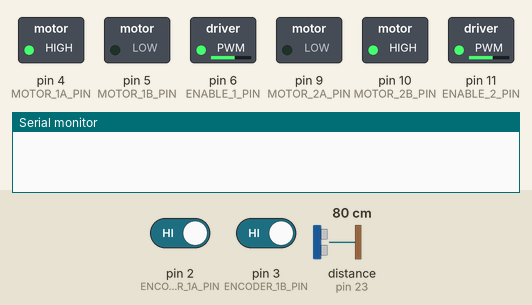
Recording of a sketch running on a simulated Arduino Mega 2560, built with avr-gcc and run on an emulated ATmega2560. On the bench: switched loads named in the sketch (green lamp = pin HIGH), the last lines printed to the serial monitor. The inputs (shaded band) are chosen by the test bench; at power-on: distance to the obstacle (sensor on pin 23) 80 cm, pin 2 (ENCODER_1A_PIN) HIGH, pin 3 (ENCODER_1B_PIN) HIGH. The echo pulse lasts 58.3 µs per cm; the ROS host is connected and sends only what is stated.

Above: at 1.2 s.
1.3 s: distance to the obstacle (sensor on pin 23) set to 21 cm
2.8 s: distance to the obstacle (sensor on pin 23) set to 17 cm
At 3.6 s:
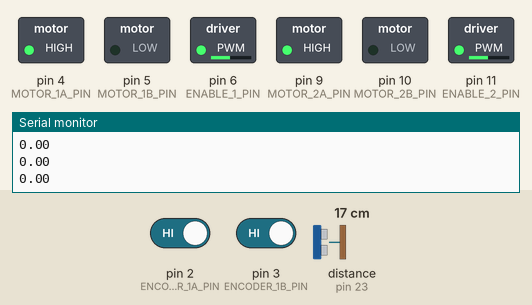
Timing chart, 0 to 5.8 s (numbered marks = the images above; inputs shaded):
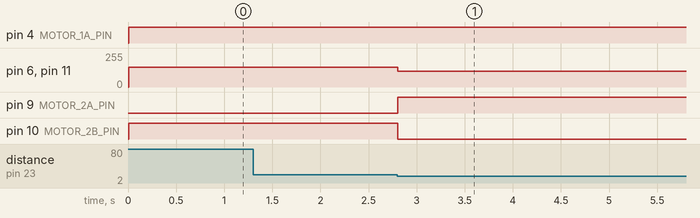

Measured:
- the behaviour switches between 20 and 19 cm on distance to the obstacle (sensor on pin 23) (found by bisection; images 0 and 1)
- after the input at 1.3 s, every drawn part: stays the same
- after the input at 2.8 s, pin 6 (ENABLE_1_PIN), pin 11 (ENABLE_2_PIN): 150/255 → 120/255 at once; pin 9 (MOTOR_2A_PIN): LOW → HIGH at once; pin 10 (MOTOR_2B_PIN): HIGH → LOW at once

The sketch:

rosserial_encoder_ticks_sonar.ino
```cpp
// serial
//////////////////////////////////////////////////
#define BAUDRATE 19200
// #define USE_USBCON

// dc motor
//////////////////////////////////////////////////
#include "DCMotor.h"

#define ENCODER_1A_PIN 2
#define ENCODER_1B_PIN 3
#define MOTOR_1A_PIN 4
#define MOTOR_1B_PIN 5
#define ENABLE_1_PIN 6

#define ENCODER_2A_PIN 7
#define ENCODER_2B_PIN 8
#define MOTOR_2A_PIN 9
#define MOTOR_2B_PIN 10
#define ENABLE_2_PIN 11

const int GEAR_RATIO = 100;
const int CPR = 12;
const int WHEEL_DIA = 43; //mm
const int INTERMOTOR_DIST = 155; //mm

const float TICKS_PER_DEGREE = GEAR_RATIO*CPR/360.0;
const float TICKS_PER_METER = GEAR_RATIO*CPR/(WHEEL_DIA/1000.0)/PI;

// sonar sensor
//////////////////////////////////////////////////
#include <NewPing.h>

#define TRIGGER_PIN 22
#define ECHO_PIN 23

NewPing sonar(TRIGGER_PIN, ECHO_PIN, 200); //max_distance = 200

bool blocked = false;
int target_rotation;  //clockwise direction (+)
int16_t left_ticks_rotation; //left_ticks at start of rotation

// rosserial
//////////////////////////////////////////////////
#include <ros.h>
#include <std_msgs/Int16.h>

ros::NodeHandle nh;

std_msgs::Int16 left_ticks_msg;
std_msgs::Int16 right_ticks_msg;
ros::Publisher left_ticks("left_ticks", &left_ticks_msg);
ros::Publisher right_ticks("right_ticks", &right_ticks_msg);

//////////////////////////////////////////////////
DCMotor dcMotor1(MOTOR_1A_PIN, MOTOR_1B_PIN, ENABLE_1_PIN);
DCMotor dcMotor2(MOTOR_2A_PIN, MOTOR_2B_PIN, ENABLE_2_PIN);

void doEncoder_1A() {
  dcMotor1.encoder_ticks += (digitalRead(ENCODER_1A_PIN) == digitalRead(ENCODER_1B_PIN)) ? 1 : -1;
}
void doEncoder_1B() {
  dcMotor1.encoder_ticks += (digitalRead(ENCODER_1A_PIN) == digitalRead(ENCODER_1B_PIN)) ? -1 : 1;
}
void doEncoder_2A() {
  dcMotor2.encoder_ticks += (digitalRead(ENCODER_2A_PIN) == digitalRead(ENCODER_2B_PIN)) ? 1 : -1;
}
void doEncoder_2B() {
  dcMotor2.encoder_ticks += (digitalRead(ENCODER_2A_PIN) == digitalRead(ENCODER_2B_PIN)) ? -1 : 1;
}

void setup() {
  Serial.begin(BAUDRATE);

  pinMode(ENCODER_1A_PIN, INPUT_PULLUP);
  pinMode(ENCODER_1B_PIN, INPUT_PULLUP);
  pinMode(MOTOR_1A_PIN, OUTPUT);
  pinMode(MOTOR_1B_PIN, OUTPUT);
  pinMode(ENABLE_1_PIN, OUTPUT);
  pinMode(ENCODER_2A_PIN, INPUT_PULLUP);
  pinMode(ENCODER_2B_PIN, INPUT_PULLUP);
  pinMode(MOTOR_2A_PIN, OUTPUT);
  pinMode(MOTOR_2B_PIN, OUTPUT);
  pinMode(ENABLE_2_PIN, OUTPUT);

  attachInterrupt(digitalPinToInterrupt(ENCODER_1A_PIN), doEncoder_1A, CHANGE);
  attachInterrupt(digitalPinToInterrupt(ENCODER_1B_PIN), doEncoder_1B, CHANGE);
  attachInterrupt(digitalPinToInterrupt(ENCODER_2A_PIN), doEncoder_2A, CHANGE);
  attachInterrupt(digitalPinToInterrupt(ENCODER_2B_PIN), doEncoder_2B, CHANGE);

  // rosserial
  nh.initNode();
  nh.advertise(left_ticks);
  nh.advertise(right_ticks);
}

void loop() {

  // blocked check
  if (blocked == false) {
    float distance = sonar.ping_cm();
    if (distance < 20) {
      blocked = true;
      // target_rotation = random(-180, 180); //-180 ~ 179
      target_rotation = 90;
      left_ticks_rotation = dcMotor1.encoder_ticks;
    }
  }

  // motor control
  if (blocked == true) {
    // rotating
    if (target_rotation > 0) {
      // turn right
      dcMotor1.control(1, 120);
      dcMotor2.control(1, 120); //reverse direction
    } else {
      // turn left
      dcMotor1.control(2, 120);
      dcMotor2.control(2, 120); //reverse direction
    }

    int16_t left_ticks_new = dcMotor1.encoder_ticks - left_ticks_rotation;
    float progressed_rotation = ((left_ticks_new/TICKS_PER_METER) / ((INTERMOTOR_DIST/1000.0)/2))/PI*180;
    Serial.println(progressed_rotation);

    if(progressed_rotation >= target_rotation > 0) {
      blocked = false;
    }
    else if (progressed_rotation <= target_rotation < 0) {
      blocked = false;
    }

  } else {
    // moving forward
    dcMotor1.control(1, 150);
    dcMotor2.control(2, 150); //reverse direction
  }

  // For monitoring in ros
  left_ticks_msg.data = dcMotor1.encoder_ticks;
  right_ticks_msg.data = dcMotor2.encoder_ticks;
  left_ticks.publish(&left_ticks_msg);
  right_ticks.publish(&right_ticks_msg);
  nh.spinOnce();
}
```

DCMotor.cpp
```cpp
#include "DCMotor.h"
// .cpp
//////////////////////////////////////////////////
DCMotor::DCMotor(uint8_t motorA_pin, uint8_t motorB_pin, uint8_t enable_pin) {

  _motorA_pin = motorA_pin;
  _motorB_pin = motorB_pin;
  _enable_pin = enable_pin;

}
void DCMotor::control(int key, uint8_t pwm) {

  analogWrite(_enable_pin, pwm);
  switch(key) {
    case 1:
      digitalWrite(_motorA_pin,HIGH);
      digitalWrite(_motorB_pin,LOW);
      break;
    case 2:
      digitalWrite(_motorA_pin,LOW);
      digitalWrite(_motorB_pin,HIGH);
      break;
    case 3:
      digitalWrite(_motorA_pin,HIGH);
      digitalWrite(_motorB_pin,HIGH);
      break;
  }

  // For monitoring in arduino
  // Serial.println(degree);

  // For monitoring in python

}
```

DCMotor.h
```cpp
  #ifndef _DCMOTOR_h
#define _DCMOTOR_h

#include "Arduino.h"
// .h
//////////////////////////////////////////////////
class DCMotor {
  public:
    DCMotor(uint8_t motorA_pin, uint8_t motorB_pin, uint8_t enable_pin);

    void control(int key, uint8_t pwm);

    volatile int16_t encoder_ticks = 0;
    float degree = 0;

  private:
    uint8_t _motorA_pin;
    uint8_t _motorB_pin;
    uint8_t _enable_pin;

};
#endif
```
